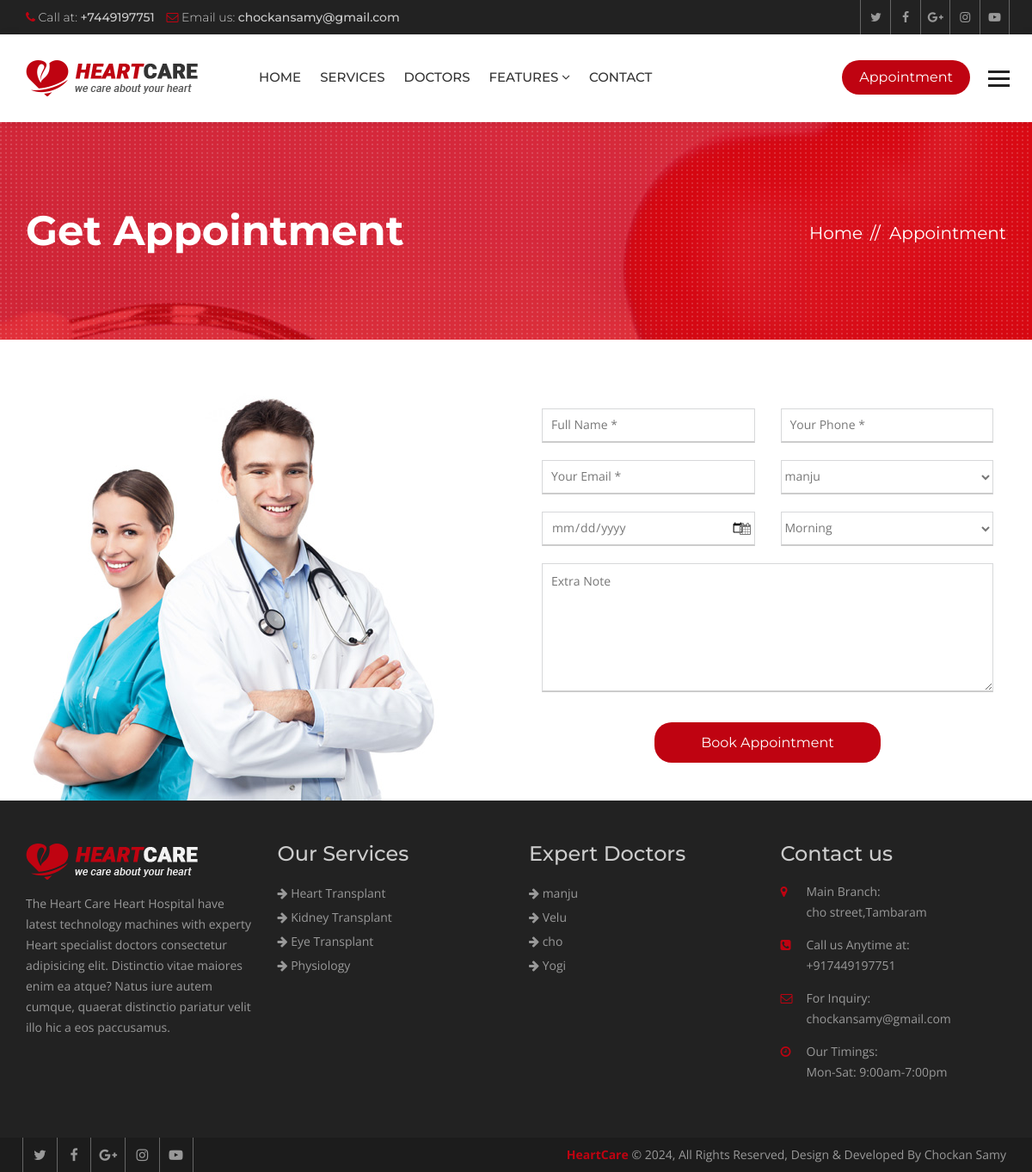
/appointment/, run on the app's committed database.
### hospital/models.py (models this page shows, shortened)
class Service(models.Model):
    title = models.CharField(max_length=120)
    description = models.TextField()
    items = models.ManyToManyField(to='Item',)
    thumbnail = models.ImageField(upload_to='services/')
    cover = models.ImageField(upload_to='services/')
    image1 = models.ImageField(upload_to='services/', blank=True, null=True)
    image2 = models.ImageField(upload_to='services/', blank=True, null=True)

class Doctor(models.Model):
    name = models.CharField(max_length=120)
    speciality = models.CharField(max_length=120)
    picture = models.ImageField(upload_to="doctors/")
    details = models.TextField()
    experience = models.TextField()
    expertize = models.ManyToManyField(to='Expertize', related_name='doctors')
    twitter = models.CharField(max_length=120, blank=True, null=True)
    facebook = models.CharField(max_length=120, blank=True, null=True)
    instagram = models.CharField(max_length=120, blank=True, null=True)

### appointment/views.py (the view, shortened to what this page needs)
# urls.py: path('', views.AppointmentView.as_view(), name="appointment"),
class AppointmentView(View):
    def get(self, request, *args, **kwargs):
        context = {
            'doctors': Doctor.objects.all()
        }
        return render(request, "appointment/index.html", context)

### hospital/context_processors.py (called while the page is built)
def footer_content(request):
    services = Service.objects.all()
    doctors = Doctor.objects.all()
    context = {
        'services': services,
        'doctors': doctors
    }
    return context

### templates/appointment/index.html (shortened to what this page needs)
{% extends 'base.html' %}
{% load static %}
{% block maincontent %}
<div class="inner-banner">
  <div class="container">
    <div class="row">
      <div class="col-md-7">
        <h1>Get Appointment</h1>
      </div>
      <div class="col-md-5">
        <ol class="breadcrumb">
          <li><a href="{% url 'index' %}">Home</a></li>
          <li class="active">Appointment</li>
        </ol>
      </div>
    </div>
  </div>
</div>
<div class="main-content padding-0">
  <section class="appointment-form">
    <div class="container">
      <div class="row">
        <div class="col-md-6"><img src="{% static 'heartcare/images/form-pic.jpg' %}" alt=""></div>
        <div class="col-md-6">
          <form action="{% url 'appointment' %}" method="post">
            <div class="app-form">
              <div class="col-md-6 col-sm-6">
                <input class="form-control" placeholder="Full Name *" type="text" name="name">
              </div>
              <div class="col-md-6 col-sm-6">
                <input class="form-control" placeholder="Your Phone *" type="text" name="phone">
              </div>
              <div class="col-md-6 col-sm-6">
                <input class="form-control" placeholder="Your Email *" type="text" name="email">
              </div>
              <div class="col-md-6 col-sm-6">
                <select name="doctor">
                  {% for doctor in doctors %}
                  <option value="{{ doctor.id }}">{{ doctor.name }}</option>
                  {% endfor %}
                </select>
              </div>
              <div class="col-md-6 col-sm-6">
                <div class="input-group date">
                  <input placeholder="Date *" name="date" class="form-control" type="date">
                  <span class="input-group-addon"> <i class="fa fa-calendar" aria-hidden="true"></i> </span> </div>
              </div>
              <div class="col-md-6 col-sm-6">
                <select name="time">
                  <option value="morning">Morning</option>
                </select>
              </div>
              <div class="col-md-12 text-center">
                <textarea placeholder="Extra Note" name="note"></textarea>
                <input value="Book Appointment" type="submit">
              </div>
            </div>
          </form>
        </div>
      </div>
    </div>
  </section>
</div>
{% endblock maincontent %}

### templates/partials/_footer.html
{% load static %}
<footer class="footer">
  <div class="footer-widgets">
    <div class="container">
      <div class="row">
        <div class="col-md-3 col-sm-6">
          <div class="widget"> <img class="ft-logo" src="{% static 'heartcare/images/footer-logo.png' %}" alt="">
            <p>The Heart Care Heart Hospital have latest technology machines with experty Heart specialist doctors
              consectetur adipisicing elit. Distinctio vitae maiores enim ea atque? Natus iure autem cumque, quaerat
              distinctio pariatur velit illo hic a eos paccusamus. </p>
          </div>
        </div>
        <div class="col-md-3 col-sm-6">
          <div class="widget">
            <h3>Our Services</h3>
            <ul>
              {% for service in services|slice:':8' %}
              <li><a href="{% url 'service_details' service.id %}"><i class="fa fa-arrow-right"></i>
                  {{service.title }}</a></li>
              {% endfor %}
            </ul>
          </div>
        </div>
        <div class="col-md-3 col-sm-6">
          <div class="widget">
            <h3>Expert Doctors</h3>
            <ul>
              {% for doctor in doctors|slice:':8' %}
              <li><a href="{% url 'doctor_details' doctor.id %}"><i class="fa fa-arrow-right"></i> {{ doctor.name }}</a>
              </li>
              {% endfor %}
            </ul>
          </div>
        </div>
        <div class="col-md-3 col-sm-6">
          <div class="widget">
            <h3>Contact us</h3>
            <address>
              <ul>
                <li> <span class="icon"><i class="fa fa-map-marker" aria-hidden="true"></i></span> <span
                    class="add-text"><strong>Main Branch:</strong>cho street,Tambaram</span> </li>
                <li> <span class="icon"><i class="fa fa-phone-square" aria-hidden="true"></i></span> <span
                    class="add-text"><strong>Call us Anytime at:</strong> +917449197751</span> </li>
                <li> <span class="icon"><i class="fa fa-envelope-o" aria-hidden="true"></i></span> <span
                    class="add-text"><strong>For Inquiry:</strong>chockansamy@gmail.com</span> </li>
                <li> <span class="icon"><i class="fa fa-clock-o" aria-hidden="true"></i></span> <span
                    class="add-text"><strong>Our Timings:</strong> Mon-Sat: 9:00am-7:00pm</span> </li>
              </ul>
            </address>
          </div>
        </div>
      </div>
    </div>
  </div>
  <div class="footer-cr">
    <div class="container">
      <div class="row">
        <div class="col-md-6">
          <div class="footer-social"> <a href="#"><i class="fa fa-twitter" aria-hidden="true"></i></a> <a href="#"><i
                class="fa fa-facebook" aria-hidden="true"></i></a> <a href="#"><i class="fa fa-google-plus"
                aria-hidden="true"></i></a> <a href="#"><i class="fa fa-instagram" aria-hidden="true"></i></a> <a
              href="#"><i class="fa fa-youtube-play" aria-hidden="true"></i></a>
          </div>
        </div>
        <div class="col-md-6">
          <p><strong>HeartCare</strong> © {% now 'Y' %}, All Rights Reserved, Design & Developed By Chockan Samy</p>
        </div>
      </div>
    </div>
  </div>
</footer>

### heartcare/static/heartcare/css/custom.css (style rules this page uses)
html body { font-family: 'Open Sans', sans-serif; color: #777777; font-size: 14px; }
p { line-height: 24px; }
body h1, body h2, body h3, body h4, body h5, body h6 { font-family: 'Montserrat', sans-serif; margin: 0px; }
body h1 { font-size: 48px; }
body h3 { font-size: 24px; }
.inner-banner { background: url(../images/inner.jpg) no-repeat top center; position: relative; width: 100%; float: left; padding: 100px 0 100px; background-color: #bf0311; z-index: 0; }
.inner-banner:after { background: url(../images/patt.png); position: absolute; left: 0; top: 0; content: ""; width: 100%; height: 100%; }
.inner-banner .container { position: relative; z-index: 99; }
.inner-banner h1 { color: #fff; font-weight: 700; }
.inner-banner .breadcrumb { text-align: right; background: none; padding: 0px; margin: 15px 0 0; }
.inner-banner .breadcrumb>li, .inner-banner .breadcrumb>li a { color: #fff; font-size: 20px; font-family: 'Montserrat', sans-serif; }
.inner-banner .breadcrumb>li+li::before { color: #fff; content: "// "; padding: 0 5px; }
.main-content { width: 100%; float: left; padding: 50px 0; }
.app-form input[type="text"], .app-form input[type="date"], .app-form input[type="time"] { width: 100%; border: 0px; border: 1px solid #d7d8da; line-height: 40px; box-shadow: none; background: none; border-radius: 0px; padding: 0px; color: #777777; margin-bottom: 20px; background: #fff; padding: 0 10px; }
.app-form select { width: 100%; border: 0px; border: 1px solid #d7d8da; line-height: 40px; height: 40px; box-shadow: none; background: none; border-radius: 0px; padding: 0px; color: #777777; margin-bottom: 20px; background: #fff; }
.app-form .input-group-addon { background: none; padding: 0px; color: #fff; border: 0px; border-radius: 0px; position: absolute; right: 15px; top: 5px; z-index: 88; }
.app-form .input-group { width: 100%; }
.app-form textarea { width: 100%; background: none; border: 0px; border: 1px solid #d7d8da; color: #777777; margin-bottom: 30px; background: #fff; padding: 10px; height: 100px; }
.app-form { margin: 30px 0 0; }
.app-form input[type="submit"] { background: #bf0311; color: #fff; text-align: center; width: 100%; border-radius: 20px; font-size: 16px; font-family: 'Montserrat', sans-serif; line-height: 45px; border: 0px; transition: all ease-in-out 0.3s; -webkit-transition: all ease-in-out 0.3s; }
.footer { width: 100%; float: left; background: #222222; padding: 50px 0 0 0; }
.footer .widget { width: 100%; float: left; margin: 0 0 50px; }
.footer .widget ul { margin: 0px; padding: 0px; list-style: none; }
.footer .widget li { line-height: 28px; color: #999999; }
.footer .widget a { color: #999; }
.footer .widget h3 { margin: 0 0 20px; color: #cccccc; line-height: 24px; }
.ft-logo { margin-bottom: 16px; max-width: 100%; height: auto; }
.footer .widget p { line-height: 24px; color: #999999; }
.footer .widget address li { float: left; line-height: 24px; margin-bottom: 14px; width: 100%; }
.widget address .icon { width: 30px; float: left; color: #bf0311; }
.widget address .add-text { float: left; width: 80%; }
.widget address .add-text>strong { display: block; font-weight: 400; }
.footer-cr { width: 100%; float: left; clear: both; background: #1c1c1c; }
.footer-cr p { margin: 0px; line-height: 40px; color: #999999; text-align: right; }
.footer-cr p strong { color: #bf0311; }
.footer-social a { border-left: 1px solid #666666; color: #999999; display: inline-block; font-size: 16px; line-height: 40px; margin-left: -4px; text-align: center; width: 40px; }
.footer-social a:last-child { border-right: 1px solid #666666; }
.appointment-form { width: 100%; float: left; padding: 0; }
.padding-0 { padding-bottom: 0px; }
.appointment-form .app-form input[type="text"], .appointment-form .app-form input[type="date"], .appointment-form .app-form input[type="time"], .appointment-form .app-form select, .appointment-form .app-form textarea { border-bottom: 2px solid #cccccc; color: #777777; }
.appointment-form .app-form .input-group-addon { color: #777777; line-height: 30px; }
.appointment-form .app-form textarea { min-height: 150px; }
.appointment-form .app-form input[type="submit"] { width: 50%; margin: auto; }
.appointment-form .app-form .form-control { height: 40px; line-height: 40px; }

### data on the page
Service: title "Heart Transplant"
Service: title "Kidney Transplant"
Service: title "Eye Transplant"
Service: title "Physiology"
Doctor: name "manju"
Doctor: name "Velu"
Doctor: name "cho"
Doctor: name "Yogi"

### other printed values
form field doctor "manju"
